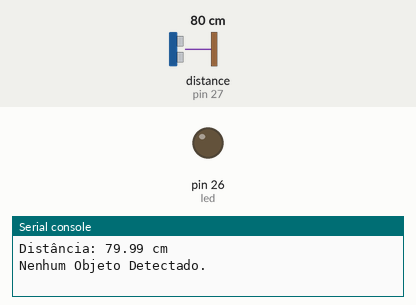
This program was run on a simulated MicroPython board. On the bench: output pins drawn as LEDs (lit = HIGH), the last lines printed to the serial console. The test bench sets the inputs (shaded band); at power-on: distance to the obstacle (sensor on pin 27) 80 cm. The echo pulse lasts 58.3 µs per cm; pins used as bus, display or sensor lines are not drawn.

Above: at 1.2 s.
1.3 s: distance to the obstacle (sensor on pin 27) set to 12 cm
5.2 s: distance to the obstacle (sensor on pin 27) set to 9 cm
At 6.6 s:
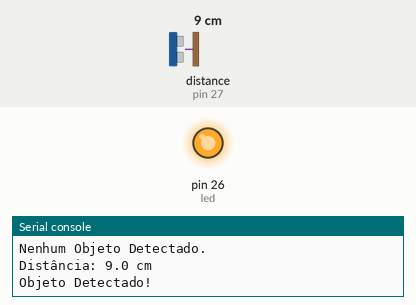
9.1 s: distance to the obstacle (sensor on pin 27) set to 18 cm
At 11.0 s:
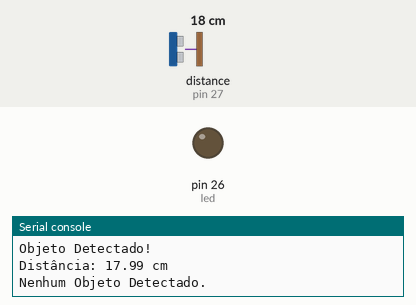
13.0 s: distance to the obstacle (sensor on pin 27) set to 2 cm
At 13.3 s:
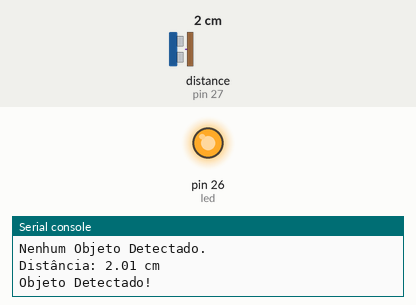
Timing chart, 0 to 16.0 s (numbered marks = the images above; inputs shaded):
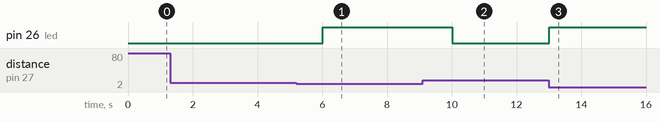

Measured:
- the behaviour switches between 11 and 10 cm on distance to the obstacle (sensor on pin 27) (found by bisection; images 0 and 1)
- after the input at 5.2 s, pin 26 (led): LOW → HIGH after 0.81 s
- after the input at 9.1 s, pin 26 (led): HIGH → LOW after 0.91 s
- after the input at 13.0 s, pin 26 (led): LOW → HIGH at once

The program:

ultrassonico.py
```python
from machine import Pin, time_pulse_us
import time

PIN_TRIG = 25
PIN_ECHO = 27
PIN_LED = 26

trig = Pin(PIN_TRIG, Pin.OUT)
echo = Pin(PIN_ECHO, Pin.IN)
led = Pin(PIN_LED, Pin.OUT)

def obter_distancia():
    trig.value(0)
    time.sleep_us(2)

    trig.value(1)
    time.sleep_us(10)
    trig.value(0)

    duracao = time_pulse_us(echo, 1, 30000)

    if duracao < 0:
        return None

    distancia = (duracao / 2) * 0.0343
    return distancia

while True:
    detectar = obter_distancia()

    if detectar is None:
        print("Erro na leitura do sensor.")
        led.value(0)
    else:
        print("Distância:", round(detectar, 2), "cm")

        if detectar <= 10:
            print("Objeto Detectado!")
            led.value(1)
            time.sleep(1)
        else:
            print("Nenhum Objeto Detectado.")
            led.value(0)

    time.sleep(3)
```
